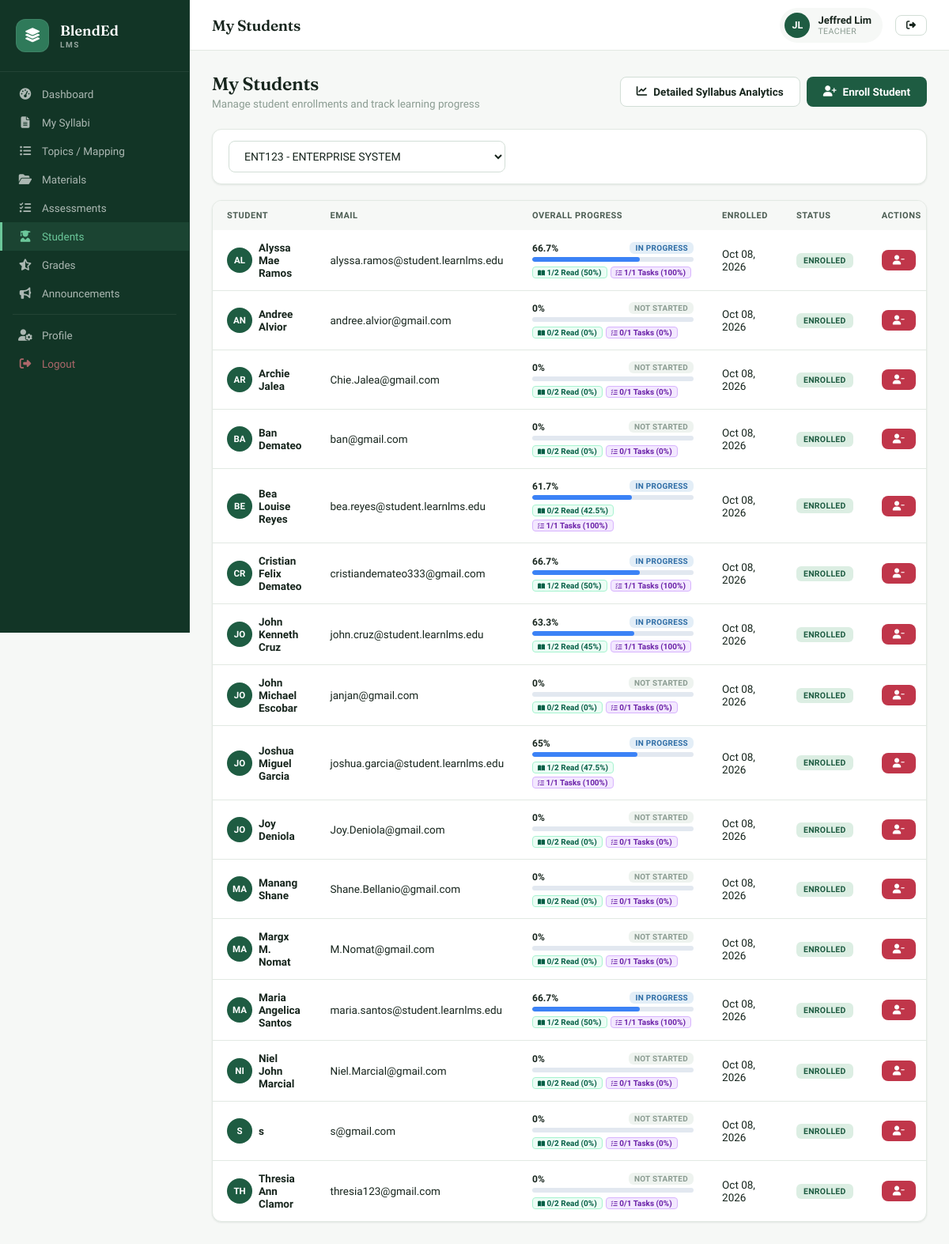
The page /teacher/students.php?syl=70 (signed in) on the database as committed earlier.
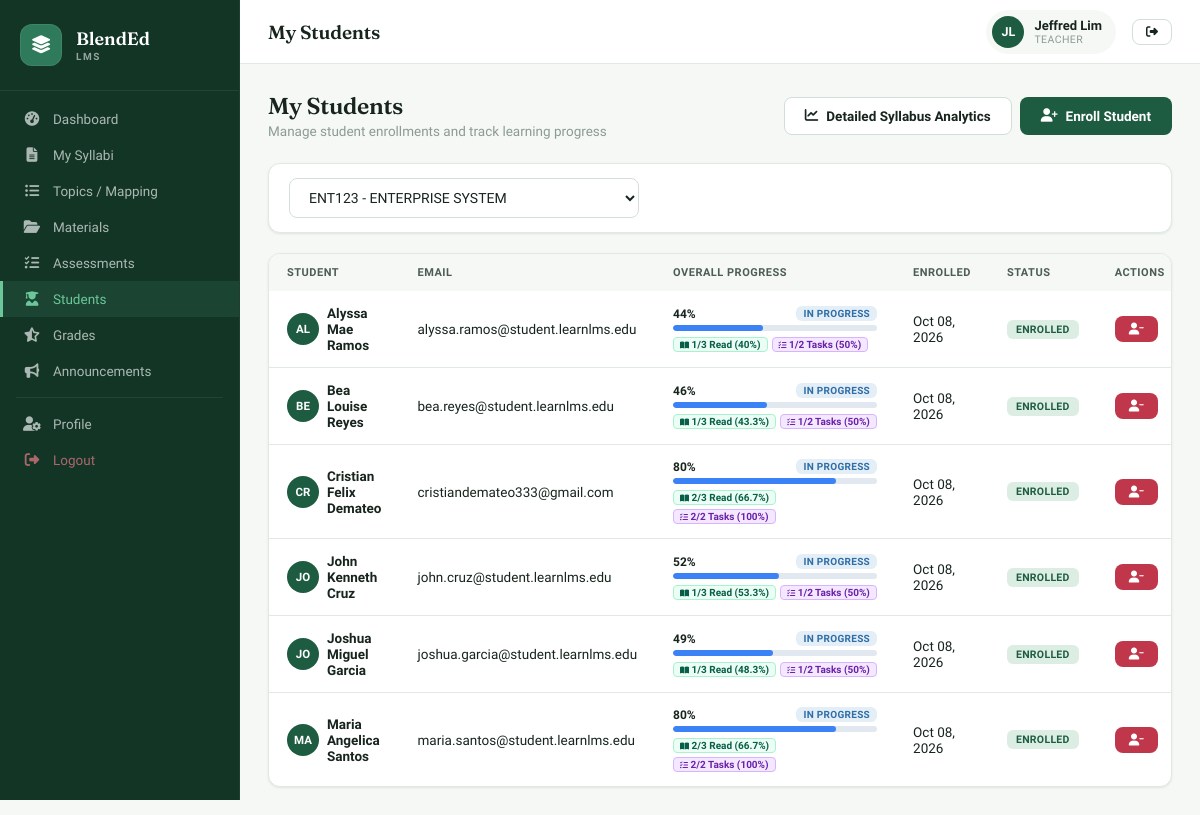
The same page on the database as committed later.
### tables this page shows
CREATE TABLE `enrollments` (
  `id` int NOT NULL AUTO_INCREMENT,
  `student_id` int NOT NULL,
  `syllabus_id` int NOT NULL,
  `enrolled_at` timestamp NOT NULL DEFAULT CURRENT_TIMESTAMP,
  `status` enum('enrolled','dropped','completed') DEFAULT 'enrolled',
  PRIMARY KEY (`id`),
  UNIQUE KEY `unique_enrollment` (`student_id`,`syllabus_id`),
  KEY `syllabus_id` (`syllabus_id`),
  CONSTRAINT `enrollments_ibfk_1` FOREIGN KEY (`student_id`) REFERENCES `users` (`id`) ON DELETE CASCADE,
  CONSTRAINT `enrollments_ibfk_2` FOREIGN KEY (`syllabus_id`) REFERENCES `syllabi` (`id`) ON DELETE CASCADE
);

CREATE TABLE `users` (
  `id` int NOT NULL AUTO_INCREMENT,
  `username` varchar(50) NOT NULL,
  `password` varchar(255) NOT NULL,
  `full_name` varchar(100) NOT NULL,
  `email` varchar(100) NOT NULL,
  `role` enum('admin','teacher','student') NOT NULL,
  `profile_pic` varchar(255) DEFAULT NULL,
  `status` enum('active','inactive') DEFAULT 'active',
  `created_at` timestamp NOT NULL DEFAULT CURRENT_TIMESTAMP,
  `updated_at` timestamp NOT NULL DEFAULT CURRENT_TIMESTAMP ON UPDATE CURRENT_TIMESTAMP,
  PRIMARY KEY (`id`),
  UNIQUE KEY `username` (`username`),
  UNIQUE KEY `email` (`email`)
);

### teacher/students.php (the view, shortened to what the rows shown need)
<?php
require_once '../includes/config.php';
$sylFilter = (int)($_GET['syl'] ?? 0);
if ($sylFilter) {
    $totalTopicsCount = (int)($conn->query("SELECT COUNT(*) as c FROM syllabus_topics WHERE syllabus_id = $sylFilter")->fetch_assoc()['c'] ?? 0);
    $totalAssessmentsCount = (int)($conn->query("SELECT COUNT(*) as c FROM assessments WHERE syllabus_id = $sylFilter")->fetch_assoc()['c'] ?? 0);
    $sql = "
        SELECT e.*, u.full_name, u.email, u.username,
               -- Reading Stats (strictly based on actual reading depth)
               COALESCE(tp_stats.finished_topics, 0) as finished_topics,
               COALESCE(tp_stats.reading_topics, 0) as reading_topics,
               COALESCE(tp_stats.total_read_pct_sum, 0) as total_read_pct_sum,
               tp_stats.latest_read_at,
               -- Assessment Stats
               COALESCE(sub_stats.submitted_assessments, 0) as submitted_assessments,
               COALESCE(sub_stats.graded_submissions, 0) as graded_submissions,
               sub_stats.latest_submission_at
        FROM enrollments e
        JOIN users u ON e.student_id = u.id
        LEFT JOIN (
            SELECT tp.student_id,
                   COUNT(DISTINCT CASE WHEN tp.status != 'not_started' AND (tp.read_percentage >= 90 OR tp.status = 'completed') THEN st.id END) as finished_topics,
                   COUNT(DISTINCT CASE WHEN tp.status != 'not_started' AND (tp.read_percentage > 0 OR tp.status = 'in_progress') AND tp.read_percentage < 90 AND tp.status != 'completed' THEN st.id END) as reading_topics,
                   SUM(CASE WHEN tp.status = 'not_started' THEN 0 ELSE COALESCE(tp.read_percentage, 0) END) as total_read_pct_sum,
                   MAX(tp.last_read_at) as latest_read_at
            FROM syllabus_topics st
            JOIN topic_progress tp ON tp.syllabus_topic_id = st.id
            WHERE st.syllabus_id = ?
            GROUP BY tp.student_id
        ) tp_stats ON tp_stats.student_id = e.student_id
        LEFT JOIN (
            SELECT s.student_id,
                   COUNT(DISTINCT s.assessment_id) as submitted_assessments,
                   COUNT(DISTINCT CASE WHEN s.status = 'graded' THEN s.id END) as graded_submissions,
                   MAX(s.submitted_at) as latest_submission_at
            FROM assessments a
            JOIN submissions s ON s.assessment_id = a.id
            WHERE a.syllabus_id = ?
            GROUP BY s.student_id
        ) sub_stats ON sub_stats.student_id = e.student_id
        WHERE e.syllabus_id = ?
        ORDER BY u.full_name ASC
    ";
    $stmt = $conn->prepare($sql);
    $stmt->bind_param('iii', $sylFilter, $sylFilter, $sylFilter);
    $stmt->execute();
    $rawEnrollments = $stmt->get_result()->fetch_all(MYSQLI_ASSOC);
    $enrollmentsList = [];
    foreach ($rawEnrollments as $r) {
        $tot = $totalTopicsCount;
        $fin = (int)$r['finished_topics'];
        $read = (int)$r['reading_topics'];
        $notStarted = max(0, $tot - $fin - $read);
        $readAvgPct = $tot > 0 ? round((float)$r['total_read_pct_sum'] / $tot, 1) : 0.0;
        $readAvgPct = min(100.0, max(0.0, $readAvgPct));
        $totAssess = $totalAssessmentsCount;
        $subAssess = (int)$r['submitted_assessments'];
        $gradedAssess = (int)$r['graded_submissions'];
        $assessAvgPct = $totAssess > 0 ? round(($subAssess / $totAssess) * 100, 1) : 0.0;
        if ($totAssess > 0 && $tot > 0) {
            $overallPct = round(((float)$r['total_read_pct_sum'] + ($subAssess * 100)) / ($tot + $totAssess), 1);
        } elseif ($tot > 0) {
            $overallPct = $readAvgPct;
        } else {
            $overallPct = $assessAvgPct;
        }
        $overallPct = min(100.0, max(0.0, $overallPct));
        $isFullyCompleted = ($overallPct >= 100.0) || ($fin === $tot && ($totAssess === 0 || $subAssess === $totAssess) && $tot > 0);
        if ($isFullyCompleted) {
            $statusLabel = 'Completed';
            $statusBadge = 'badge-green';
            $barColor = '#10b981';
        } elseif ($overallPct > 0 || $fin > 0 || $read > 0 || $subAssess > 0) {
            $statusLabel = 'In Progress';
            $statusBadge = 'badge-blue';
            $barColor = '#3b82f6';
        } else {
            $statusLabel = 'Not Started';
            $statusBadge = 'badge-gray';
            $barColor = '#cbd5e1';
        }
        $r['total_topics_count'] = $tot;
        $r['finished_topics_count'] = $fin;
        $r['reading_topics_count'] = $read;
        $r['not_started_topics_count'] = $notStarted;
        $r['read_avg_pct'] = $readAvgPct;
        $r['total_assessments_count'] = $totAssess;
        $r['submitted_assessments_count'] = $subAssess;
        $r['graded_assessments_count'] = $gradedAssess;
        $r['assess_avg_pct'] = $assessAvgPct;
        $r['overall_pct'] = $overallPct;
        $r['status_label'] = $statusLabel;
        $r['status_badge'] = $statusBadge;
        $r['bar_color'] = $barColor;
        $enrollmentsList[] = $r;
    }
}
?>
<?php require_once '../includes/header.php'; ?>
<div class="app-layout">
<div class="main-content">
<div class="page-content">
<div class="page-header">
    <div class="page-header-left"><h2>My Students</h2><p>Manage student enrollments and track learning progress</p></div>
</div>
<?php if ($sylFilter && isset($enrollmentsList)): ?>
<div class="card"><div class="table-wrap"><table>
<thead><tr><th>Student</th><th>Email</th><th style="min-width:240px">Overall Progress</th><th>Enrolled</th><th>Status</th><th>Actions</th></tr></thead>
<tbody>
<?php foreach($enrollmentsList as $e):
    $isTarget = (isset($_GET['student_id']) && (int)$_GET['student_id'] === (int)$e['student_id']);
?>
<tr id="student-<?= $e['student_id'] ?>" style="<?= $isTarget ? 'background:#ecfdf5;box-shadow:inset 4px 0 0 #10b981;transition:all 0.4s ease;' : '' ?>">
    <td><div style="display:flex;align-items:center;gap:8px"><div class="avatar-sm"><?= strtoupper(substr($e['full_name'],0,2)) ?></div><strong><?= htmlspecialchars($e['full_name']) ?></strong></div></td>
    <td><?= htmlspecialchars($e['email']) ?></td>
    <td style="min-width:240px">
        <div style="display:flex;justify-content:space-between;align-items:center;margin-bottom:4px;font-size:11px">
            <span style="font-weight:700;color:var(--text);font-size:12px"><?= $e['overall_pct'] ?>%</span>
            <span class="badge <?= $e['status_badge'] ?>" style="font-size:10px;padding:2px 7px"><?= $e['status_label'] ?></span>
        </div>
        <div style="height:6px;background:#e2e8f0;border-radius:99px;overflow:hidden;margin-bottom:6px">
            <div style="height:100%;width:<?= min(100, max(0, $e['overall_pct'])) ?>%;background:<?= $e['bar_color'] ?>;border-radius:99px;transition:width 0.3s"></div>
        </div>
        <div style="display:flex;gap:4px;flex-wrap:wrap;font-size:10px">
            <span style="background:#ecfdf5;color:#065f46;padding:1px 6px;border-radius:4px;border:1px solid #a7f3d0;font-weight:600" title="Reading Modules Progress">
                <i class="fas fa-book-open" style="font-size:8px"></i> <?= $e['finished_topics_count'] ?>/<?= $e['total_topics_count'] ?> Read (<?= $e['read_avg_pct'] ?>%)
            </span>
            <?php if ($e['total_assessments_count'] > 0): ?>
            <span style="background:#f3e8ff;color:#6b21a8;padding:1px 6px;border-radius:4px;border:1px solid #d8b4fe;font-weight:600" title="Assessment Tasks Progress">
                <i class="fas fa-tasks" style="font-size:8px"></i> <?= $e['submitted_assessments_count'] ?>/<?= $e['total_assessments_count'] ?> Tasks (<?= $e['assess_avg_pct'] ?>%)
            </span>
            <?php endif; ?>
        </div>
    </td>
    <td><?= date('M d, Y', strtotime($e['enrolled_at'])) ?></td>
    <td><span class="badge <?= $e['status']==='enrolled'?'badge-green':'badge-gray' ?>"><?= $e['status'] ?></span></td>
    <td><form method="POST" onsubmit="return confirm('Remove student?')"><button class="btn btn-danger btn-sm"><i class="fas fa-user-minus"></i></button></form></td>
</tr>
<?php endforeach; ?>
</tbody>
</table></div></div>
<?php else: ?>
<div class="empty-state card"><div class="card-body">
    <i class="fas fa-users"></i><h3>Select a Syllabus</h3><p>Choose a syllabus above to view and manage students</p>
</div></div>
<?php endif; ?>
</div></div></div>
</body></html>

Rows that differ between the two databases and show on the page:
removed enrollments: student.full_name "AN", student.full_name "Andree Alvior", student.email "andree.alvior@gmail.com", overall_pct "0", status_label "NOT STARTED", finished_topics_count "0", total_topics_count "2", read_avg_pct "0", submitted_assessments_count "0", total_assessments_count "1", assess_avg_pct "0", enrolled_at "Oct 08, 2026", status "ENROLLED"
removed enrollments: student.full_name "AR", student.full_name "Archie Jalea", student.email "Chie.Jalea@gmail.com", overall_pct "0", status_label "NOT STARTED", finished_topics_count "0", total_topics_count "2", read_avg_pct "0", submitted_assessments_count "0", total_assessments_count "1", assess_avg_pct "0", enrolled_at "Oct 08, 2026", status "ENROLLED"
removed enrollments: student.full_name "BA", student.full_name "Ban Demateo", student.email "ban@gmail.com", overall_pct "0", status_label "NOT STARTED", finished_topics_count "0", total_topics_count "2", read_avg_pct "0", submitted_assessments_count "0", total_assessments_count "1", assess_avg_pct "0", enrolled_at "Oct 08, 2026", status "ENROLLED"
removed enrollments: student.full_name "JO", student.full_name "John Michael Escobar", student.email "janjan@gmail.com", overall_pct "0", status_label "NOT STARTED", finished_topics_count "0", total_topics_count "2", read_avg_pct "0", submitted_assessments_count "0", total_assessments_count "1", assess_avg_pct "0", enrolled_at "Oct 08, 2026", status "ENROLLED"
removed enrollments: student.full_name "JO", student.full_name "Joy Deniola", student.email "Joy.Deniola@gmail.com", overall_pct "0", status_label "NOT STARTED", finished_topics_count "0", total_topics_count "2", read_avg_pct "0", submitted_assessments_count "0", total_assessments_count "1", assess_avg_pct "0", enrolled_at "Oct 08, 2026", status "ENROLLED"
removed enrollments: student.full_name "MA", student.full_name "Manang Shane", student.email "Shane.Bellanio@gmail.com", overall_pct "0", status_label "NOT STARTED", finished_topics_count "0", total_topics_count "2", read_avg_pct "0", submitted_assessments_count "0", total_assessments_count "1", assess_avg_pct "0", enrolled_at "Oct 08, 2026", status "ENROLLED"
removed enrollments: student.full_name "MA", student.full_name "Margx M. Nomat", student.email "M.Nomat@gmail.com", overall_pct "0", status_label "NOT STARTED", finished_topics_count "0", total_topics_count "2", read_avg_pct "0", submitted_assessments_count "0", total_assessments_count "1", assess_avg_pct "0", enrolled_at "Oct 08, 2026", status "ENROLLED"
removed enrollments: student.full_name "NI", student.full_name "Niel John Marcial", student.email "Niel.Marcial@gmail.com", overall_pct "0", status_label "NOT STARTED", finished_topics_count "0", total_topics_count "2", read_avg_pct "0", submitted_assessments_count "0", total_assessments_count "1", assess_avg_pct "0", enrolled_at "Oct 08, 2026", status "ENROLLED"
removed enrollments: student.full_name "S", student.full_name "s", student.email "s@gmail.com", overall_pct "0", status_label "NOT STARTED", finished_topics_count "0", total_topics_count "2", read_avg_pct "0", submitted_assessments_count "0", total_assessments_count "1", assess_avg_pct "0", enrolled_at "Oct 08, 2026", status "ENROLLED"
removed enrollments: student.full_name "TH", student.full_name "Thresia Ann Clamor", student.email "thresia123@gmail.com", overall_pct "0", status_label "NOT STARTED", finished_topics_count "0", total_topics_count "2", read_avg_pct "0", submitted_assessments_count "0", total_assessments_count "1", assess_avg_pct "0", enrolled_at "Oct 08, 2026", status "ENROLLED"
computed for enrollments "Alyssa Mae Ramos": overall_pct "66.7" → "44"; min(100, max(0, $e['overall_pct'])) 66.7 → 44 (drawn); total_topics_count "2" → "3"; read_avg_pct "50" → "40"; total_assessments_count "1" → "2"; assess_avg_pct "100" → "50"
computed for enrollments "Bea Louise Reyes": overall_pct "61.7" → "46"; min(100, max(0, $e['overall_pct'])) 61.7 → 46 (drawn); finished_topics_count "0" → "1"; total_topics_count "2" → "3"; read_avg_pct "42.5" → "43.3"; total_assessments_count "1" → "2"; assess_avg_pct "100" → "50"
computed for enrollments "Cristian Felix Demateo": overall_pct "66.7" → "80"; min(100, max(0, $e['overall_pct'])) 66.7 → 80 (drawn); finished_topics_count "1" → "2"; student "2" → "3"; read_avg_pct "50" → "66.7"; submitted_assessments_count "1" → "2"; total_assessments_count "1" → "2"
computed for enrollments "John Kenneth Cruz": overall_pct "63.3" → "52"; min(100, max(0, $e['overall_pct'])) 63.3 → 52 (drawn); total_topics_count "2" → "3"; read_avg_pct "45" → "53.3"; total_assessments_count "1" → "2"; assess_avg_pct "100" → "50"
computed for enrollments "Joshua Miguel Garcia": overall_pct "65" → "49"; min(100, max(0, $e['overall_pct'])) 65 → 49 (drawn); total_topics_count "2" → "3"; read_avg_pct "47.5" → "48.3"; total_assessments_count "1" → "2"; assess_avg_pct "100" → "50"
computed for enrollments "Maria Angelica Santos": overall_pct "66.7" → "80"; min(100, max(0, $e['overall_pct'])) 66.7 → 80 (drawn); finished_topics_count "1" → "2"; total_topics_count "2" → "3"; read_avg_pct "50" → "66.7"; submitted_assessments_count "1" → "2"; total_assessments_count "1" → "2"
